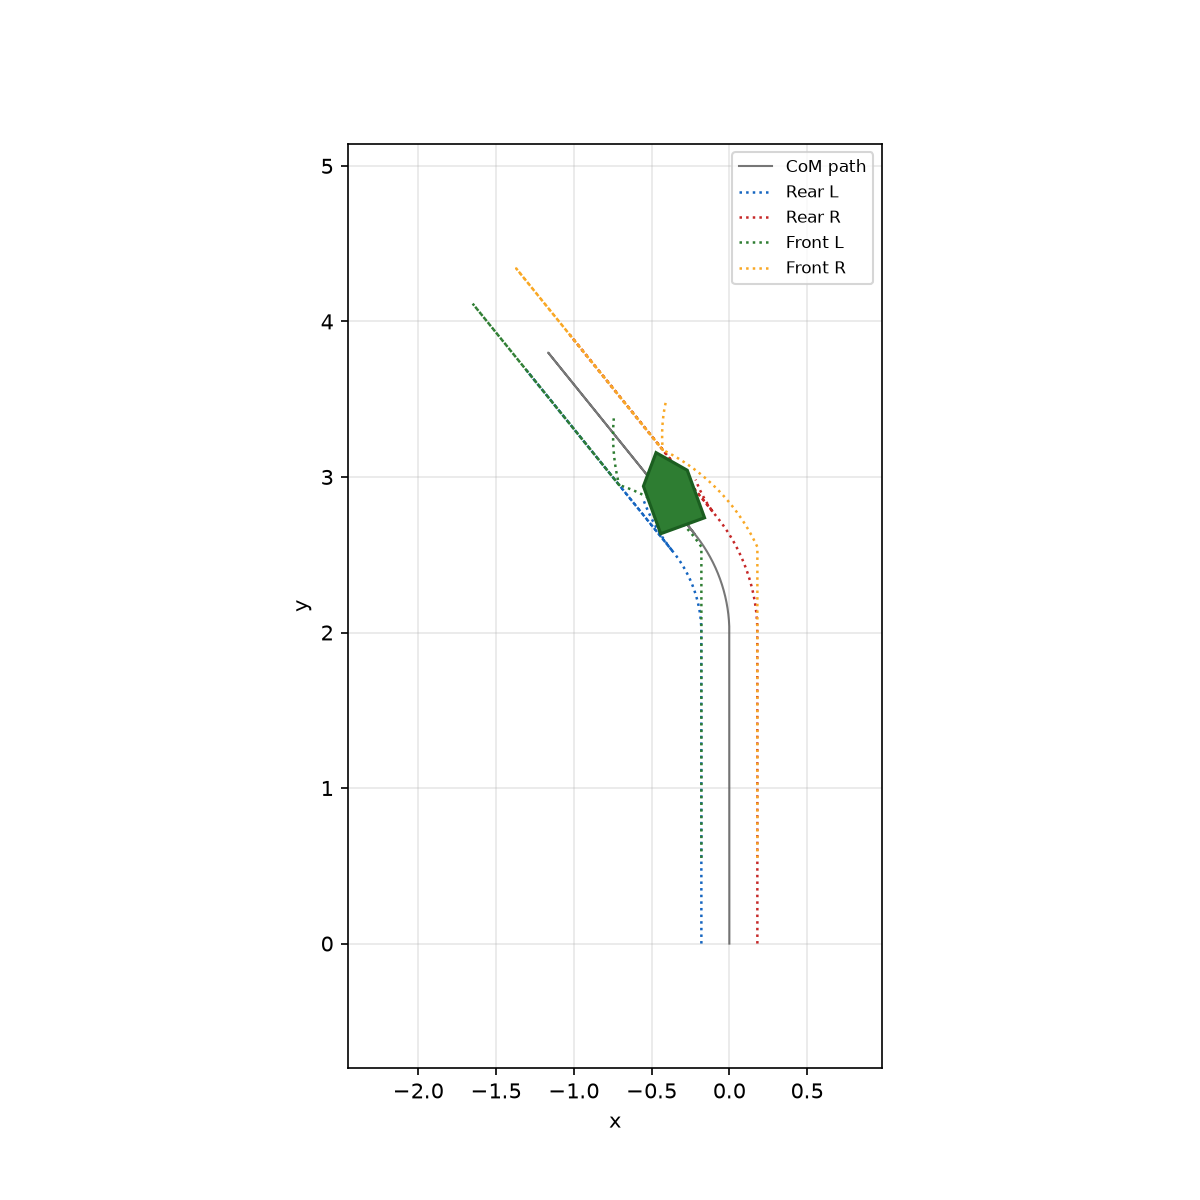

Source code (Python):
#!/usr/bin/env python3
"""Legacy alias: use :class:`AckermannParams` and :attr:`KinematicsModel.ACKERMANN` instead."""

from __future__ import annotations

import math
import os

import matplotlib.pyplot as plt

import AuroraMR as amr

os.environ.setdefault("MPLBACKEND", "Agg")

params = amr.BicycleParams(
    wheelbase=0.55,
    rear_track_width=0.36,
    max_steering_angle=0.5,
    max_speed=1.0,
)
session = amr.MotionSession.create(
    amr.pose(0.0, 0.0, 0.0),
    amr.KinematicsModel.BICYCLE,
    dt=0.02,
    bicycle=params,
)

session.forward(2.0, 0.6)
session.turn_left(math.radians(40), 0.8)
session.forward(1.5, 0.5)


fig, ax = plt.subplots(figsize=(8, 8))
amr.plot_motion(session, ax=ax, show=False)
fig.savefig(os.path.join(os.path.dirname(__file__), "motion_bicycle_demo.png"), dpi=150)
print("Saved motion_bicycle_demo.png (BicycleParams → Ackermann four-wheel)")
amr.play_motion_by_kind(
        "ackermann",
        interval_ms=28,
        playback_speed=0.5,
        show=True,
        log=True,
        log_every_n_frames=10,
        log_detailed=False,
    )
